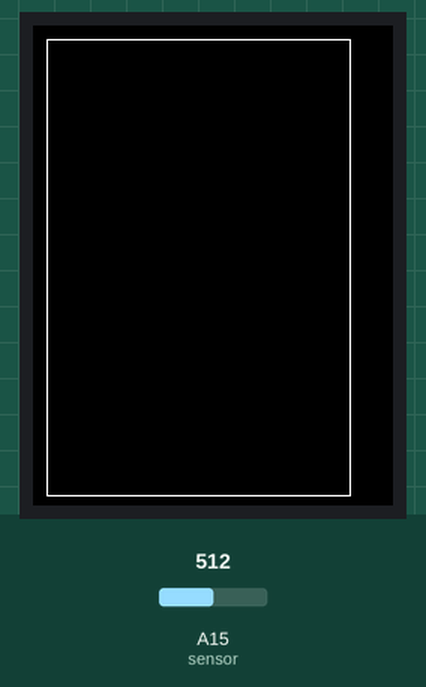
Recording of a sketch running on a simulated Arduino Mega 2560, built with avr-gcc and run on an emulated ATmega2560. On the bench: 240×320 colour display. The inputs (shaded band) are chosen by the test bench; at power-on: A15 (sensor) = 512.

Above: at 1.21 s.
1.5 s: A15 (sensor) set to 716
At 1.87 s:
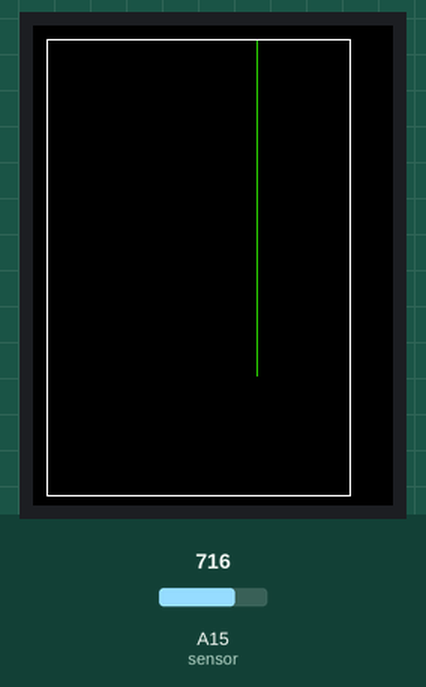
3.3 s: A15 (sensor) set to 900
At 3.63 s:
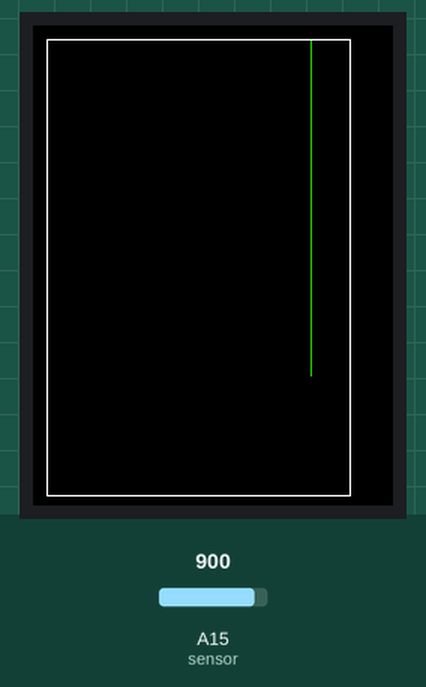
5.0 s: A15 (sensor) set to 1023
At 5.38 s:
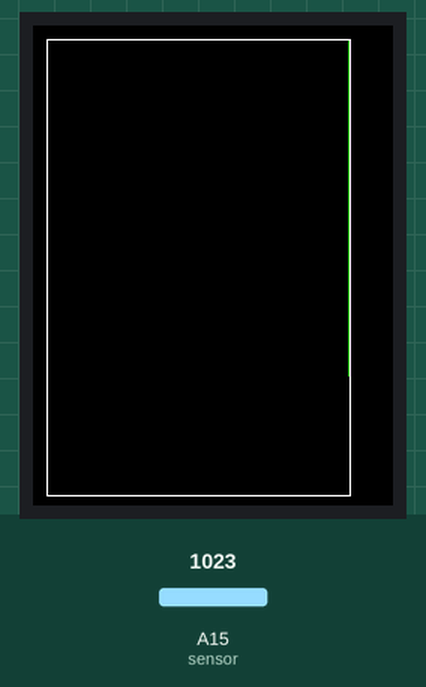
Timing chart, 0 to 8.0 s (numbered marks = the images above; inputs shaded):
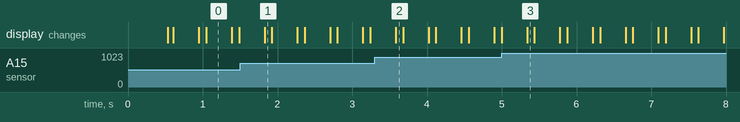

The sketch:

Osciloscopio_0a5v_1.0.ino
```cpp
#include <Adafruit_GFX.h>
#include <MCUFRIEND_kbv.h>
MCUFRIEND_kbv tft;

#define large 320
#define Width 240
#define down 0x0000
#define up   0x2E40
#define edge 10

#define sensor A15
#define frametime 1
int convert;

void setup() {
  Serial.begin(9600);

  pinMode(sensor,INPUT);
  tft.reset();

  uint16_t identifier = tft.readID(); //Busca el ID del controlador de la pantalla TFT
  tft.begin(identifier);

   tft.fillScreen(down);
   tft.setRotation(2);
   tft.drawRect(edge-1, edge-1, Width-edge-27, large-2*edge+5, 0xFFFF);
}

void loop() {


  for(int i=edge;i<=large-edge;i++){
  convert=map(analogRead(sensor),0,1023,edge,210);
  tft.fillRect(convert,i, 1, 1, up);
  delay(frametime);
  }
 tft.fillRect(edge,edge, Width-edge-29, large-2*edge+1, down);
}
```

Measured:
- after the input at 1.5 s, the display: changes after 0.33 s (image 1)
- after the input at 3.3 s, the display: changes after 0.28 s (image 2)
